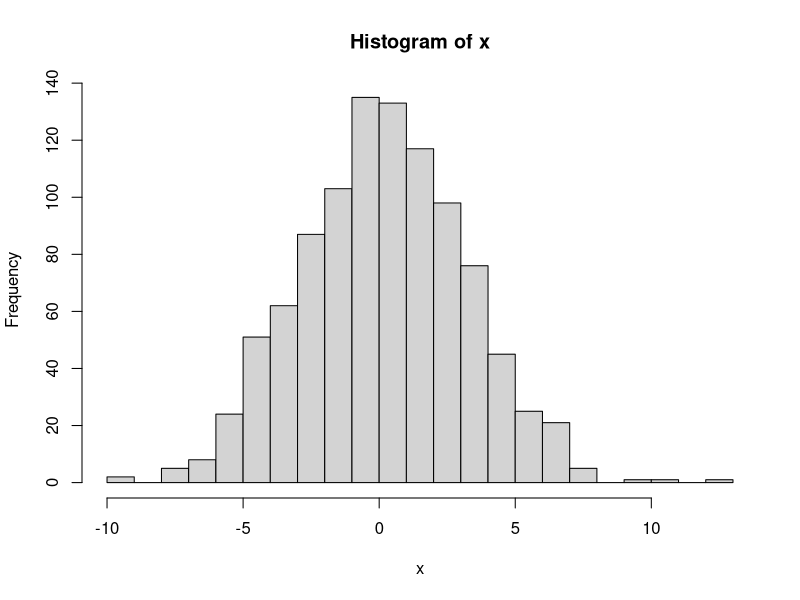
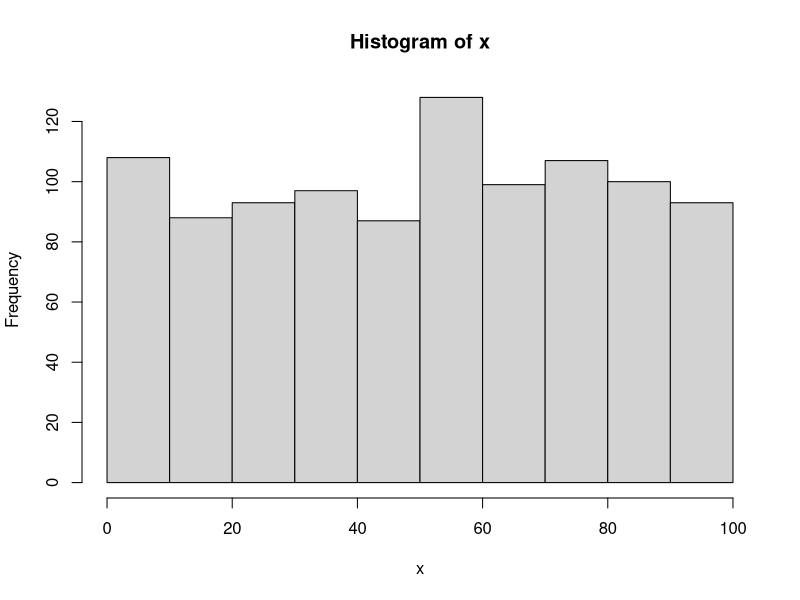
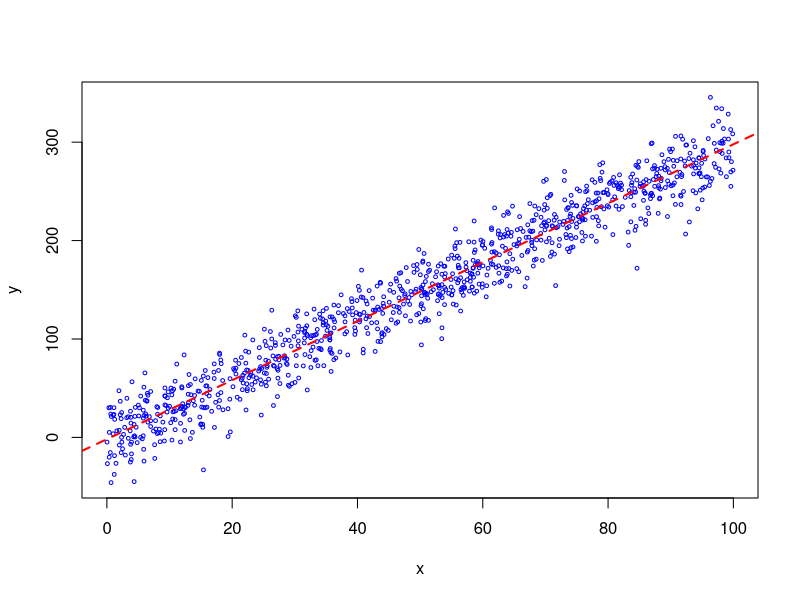

The R source for these figures, in order:
##this script creates data and a few plots

x <- rnorm(n = 1000, mean=0, sd=3)
hist(x, nclass=20)

###
m <- 3
b <- -2
esp <- rnorm(1000,mean=0,sd=20)

x <- runif(1000, 0,100)
hist(x)
y <- m*x+b+esp
plot(x,y, cex=.5, col="blue")

#####
abline(lm(y~x), lty=2, col="red", lwd=2)
